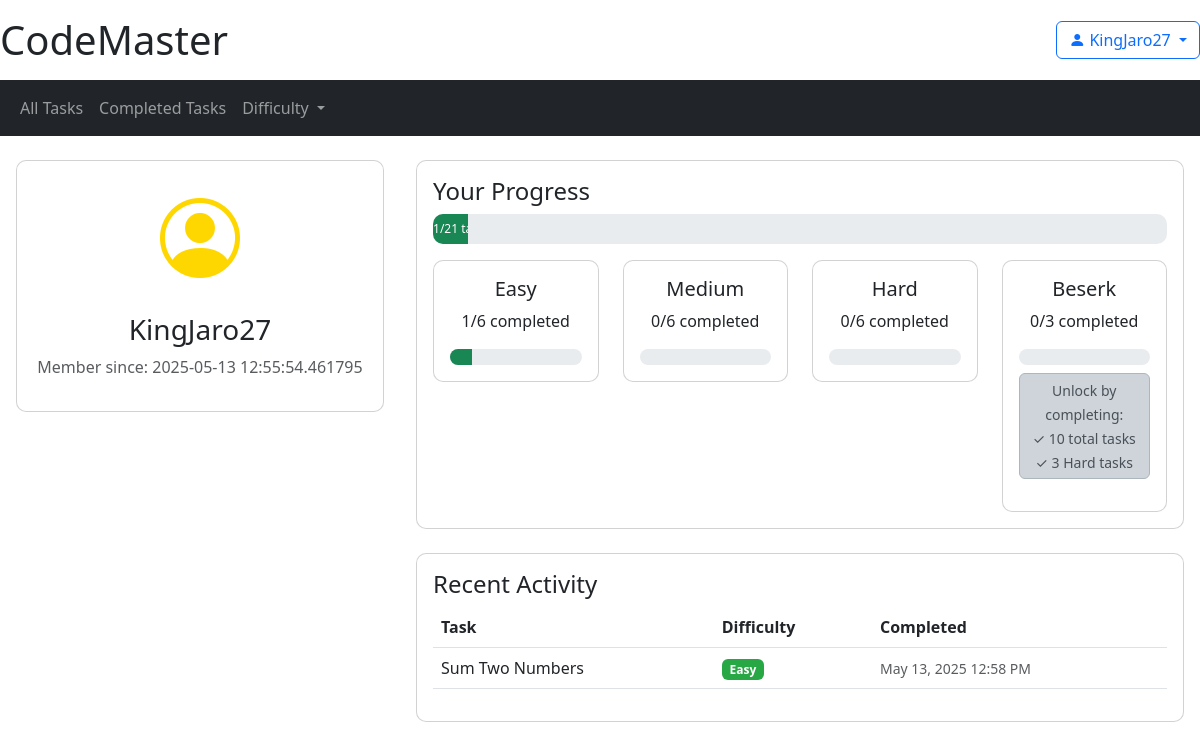
Screenshot of /profile (signed in) with the database file from the repository.
### main_alc.py (models this page shows)
class User(db.Model):
    __tablename__ = "users"
    id = db.Column(db.Integer, primary_key=True)
    username = db.Column(db.String(80), unique=True, nullable=False)
    password_hash = db.Column(db.String(120), nullable=False)
    email = db.Column(db.String(120))
    last_login = db.Column(db.DateTime)
    join_date = db.Column(db.DateTime, default=datetime.utcnow)
    progress = db.relationship("UserProgress", backref="user", lazy=True)

class Task(db.Model):
    __tablename__ = "tasks"
    id = db.Column(db.Integer, primary_key=True)
    title = db.Column(db.String(120), nullable=False)
    description = db.Column(db.Text, nullable=False)
    difficulty = db.Column(db.String(50), nullable=False)
    test_cases = db.relationship("TestCase", backref="task", lazy=True)
    user_progress = db.relationship("UserProgress", backref="task", lazy=True)

### main_alc.py (the view)
@app.route("/profile")
def profile():
    if "user_id" not in session:
        flash("Please login to view your profile", "danger")
        return redirect(url_for("login"))
    user = User.query.get(session["user_id"])
    difficulties = ['Easy', 'Medium', 'Hard', 'Beserk']
    counts = {}
    for diff in difficulties:
        counts[f'total_{diff.lower()}'] = Task.query.filter_by(difficulty=diff).count()
        counts[f'completed_{diff.lower()}'] = UserProgress.query.join(Task).filter(
            UserProgress.user_id == session["user_id"],
            UserProgress.completed == True,
            Task.difficulty == diff
        ).count()
    recent_tasks = db.session.query(Task, UserProgress.completion_date).join(
        UserProgress, UserProgress.task_id == Task.id
    ).filter(
        UserProgress.user_id == session["user_id"],
        UserProgress.completed == True
    ).order_by(
        UserProgress.completion_date.desc()
    ).limit(5).all()
    total_easy = Task.query.filter_by(difficulty='Easy').count()
    total_medium = Task.query.filter_by(difficulty='Medium').count()
    total_hard = Task.query.filter_by(difficulty='Hard').count()
    total_beserk = Task.query.filter_by(difficulty='Beserk').count()
    completed_easy = UserProgress.query.join(Task).filter(
        UserProgress.user_id == session["user_id"],
        UserProgress.completed == True,
        Task.difficulty == 'Easy'
    ).count()
    completed_medium = UserProgress.query.join(Task).filter(
        UserProgress.user_id == session["user_id"],
        UserProgress.completed == True,
        Task.difficulty == 'Medium'
    ).count()
    completed_hard = UserProgress.query.join(Task).filter(
        UserProgress.user_id == session["user_id"],
        UserProgress.completed == True,
        Task.difficulty == 'Hard'
    ).count()
    completed_beserk = UserProgress.query.join(Task).filter(
        UserProgress.user_id == session["user_id"],
        UserProgress.completed == True,
        Task.difficulty == 'Beserk'
    ).count()
    total_completed = sum(counts[f'completed_{diff.lower()}'] for diff in difficulties)
    hard_completed = counts['completed_hard']
    beserk_unlocked = total_completed >= 10 and hard_completed >= 3
    total_tasks = total_easy + total_medium + total_hard + total_beserk
    completed_tasks = completed_easy + completed_medium + completed_hard + completed_beserk
    return render_template(
        "profile.html",
        user=user,
        recent_tasks=recent_tasks,
        total_tasks=total_tasks,
        completed_tasks=completed_tasks,
        beserk_unlocked=beserk_unlocked,
        logged_in=True,
        username=session.get("username"),
        **counts
    )

### templates/profile.html (shortened to what this page needs)
{% extends "base.html" %}
{% block content %}
<div class="row mx-0">
    <div class="col-md-4 px-3">
        <div class="card mb-4">
            <div class="card-body text-center">
                <div class="mb-3">
                    <i class="bi bi-person-circle" style="font-size: 5rem; color: #FFD700;"></i>
                </div>
                <h3>{{ user['username'] }}</h3>
                <p class="text-muted">Member since: {{ user['join_date'] }}</p>
            </div>
        </div>
    </div>
    <div class="col-md-8 px-3">
        <div class="card mb-4">
            <div class="card-body">
                <h4 class="card-title">Your Progress</h4>
                <div class="progress mb-3" style="height: 30px;">
                    {% set progress_percent = (completed_tasks / total_tasks * 100) if total_tasks > 0 else 0 %}
                    <div class="progress-bar bg-success"
                        style="width: {{ progress_percent }}%"
                        aria-valuenow="{{ completed_tasks }}"
                        aria-valuemin="0"
                        aria-valuemax="{{ total_tasks }}">
                        {{ completed_tasks }}/{{ total_tasks }} tasks completed
                    </div>
                </div>
                <div class="row text-center">
                    <div class="col-md-3">
                        <div class="card">
                            <div class="card-body">
                                <h5 class="card-title">Easy</h5>
                                <p class="card-text">{{ completed_easy }}/{{ total_easy }} completed</p>
                                <div class="progress">
                                    <div class="progress-bar bg-success"
                                         style="width: {{ (completed_easy/total_easy*100) if total_easy > 0 else 0 }}%">
                                    </div>
                                </div>
                            </div>
                        </div>
                    </div>
                    <div class="col-md-3">
                        <div class="card">
                            <div class="card-body">
                                <h5 class="card-title">Medium</h5>
                                <p class="card-text">{{ completed_medium }}/{{ total_medium }} completed</p>
                                <div class="progress">
                                </div>
                            </div>
                        </div>
                    </div>
                    <div class="col-md-3">
                        <div class="card">
                            <div class="card-body">
                                <h5 class="card-title">Hard</h5>
                                <p class="card-text">{{ completed_hard }}/{{ total_hard }} completed</p>
                                <div class="progress">
                                </div>
                            </div>
                        </div>
                    </div>
                    <div class="col-md-3">
                        <div class="card">
                            <div class="card-body">
                                <h5 class="card-title">Beserk</h5>
                                <p class="card-text">{{ completed_beserk }}/{{ total_beserk }} completed</p>
                                <div class="progress">
                                </div>
                                {% if not beserk_unlocked %}
                                <div class="alert alert-dark mt-2 p-1">
                                    <small>Unlock by completing:<br>
                                    ✓ 10 total tasks<br>
                                    ✓ 3 Hard tasks</small>
                                </div>
                                {% endif %}
                            </div>
                        </div>
                    </div>
                </div>
            </div>
        </div>
        <div class="card">
            <div class="card-body">
                <h4 class="card-title">Recent Activity</h4>
                {% if recent_tasks %}
                <div class="table-responsive">
                    <table class="table table-hover">
                        <thead>
                            <tr>
                                <th>Task</th>
                                <th>Difficulty</th>
                                <th>Completed</th>
                            </tr>
                        </thead>
                        <tbody>
                            {% for task, completion_date in recent_tasks %}
                            <tr>
                                <td>{{ task.title }}</td>
                                <td>
                                    <span class="badge bg-{% if task.difficulty == 'Easy' %}success{% elif task.difficulty == 'Medium' %}warning{% elif task.difficulty == 'Hard' %}danger{% else %}dark{% endif %}">
                                        {{ task.difficulty }}
                                    </span>
                                </td>
                                <td>
                                    <small class="text-muted">{{ completion_date.strftime('%b %d, %Y %I:%M %p') }}</small>
                                </td>
                            </tr>
                            {% endfor %}
                        </tbody>
                    </table>
                </div>
                {% else %}
                <div class="alert alert-info">
                    You haven't completed any tasks yet. Start coding!
                </div>
                {% endif %}
            </div>
        </div>
    </div>
</div>
{% endblock %}

### templates/base.html (shortened to what this page needs)
<!DOCTYPE html>
<html lang="en">
<head>
    <link href="https://cdn.jsdelivr.net/npm/bootstrap@5.3.0/dist/css/bootstrap.min.css" rel="stylesheet">
    <link rel="stylesheet" href="https://cdn.jsdelivr.net/npm/bootstrap-icons@1.10.0/font/bootstrap-icons.css">
    <link rel="stylesheet" href="{{ url_for('static', filename='style.css') }}">
</head>
<body>
    <header>
        <div class="container-fluid px-0">
            <div class="d-flex justify-content-between align-items-center py-3">
                <h1 class="m-0"><a href="/" class="text-decoration-none text-dark">CodeMaster</a></h1>
                <div>
                    {% if logged_in %}
                    <div class="dropdown">
                        <button class="btn btn-outline-primary dropdown-toggle" type="button" id="userDropdown" data-bs-toggle="dropdown">
                            <i class="bi bi-person-fill"></i> {{ username }}
                        </button>
                    </div>
                {% else %}
                    <a href="{{ url_for('login') }}" class="btn btn-outline-primary">Login</a>
                {% endif %}
                </div>
            </div>
            <nav class="navbar navbar-expand navbar-dark bg-dark mb-4 container-fluid px-0">
                <div class="container-fluid">
                    <ul class="navbar-nav">
                        <li class="nav-item">
                            <a class="nav-link" href="/">All Tasks</a>
                        </li>
                        {% if logged_in %}
                        <li class="nav-item">
                            <a class="nav-link" href="{{ url_for('completed_tasks') }}">Completed Tasks</a>
                        </li>
                        {% endif %}
                        <li class="nav-item dropdown">
                            <a class="nav-link dropdown-toggle" href="#" id="difficultyDropdown" role="button" data-bs-toggle="dropdown">
                                Difficulty
                            </a>
                        </li>
                    </ul>
                </div>
            </nav>
        </div>
    </header>
    <main class="container-fluid px-0">
        {% block content %}{% endblock %}
    </main>
</body>
</html>

### static/style.css (style rules this page uses)
.progress { background-color: #e9ecef; border-radius: 10px; overflow: hidden; }
.progress-bar { background-color: #411859; transition: width 0.6s ease; }
.card { border-radius: 10px; overflow: hidden; transition: transform 0.3s ease, box-shadow 0.3s ease; }
.badge.bg-success { background-color: #28a745 !important; }
body { margin: 0; padding: 0; overflow-x: hidden; }

### rows the page displays
User: username "KingJaro27", join_date "2025-05-13 12:55:54.461795"
Task: title "Sum Two Numbers", difficulty "Easy", strftime "May 13, 2025 12:58 PM"

### other values shown
{{ completed_tasks }} "1"
{{ total_tasks }} "21"
{{ completed_easy }} "1"
{{ total_easy }} "6"
{{ completed_medium }} "0"
{{ total_medium }} "6"
{{ completed_hard }} "0"
{{ total_hard }} "6"
{{ completed_beserk }} "0"
{{ total_beserk }} "3"
